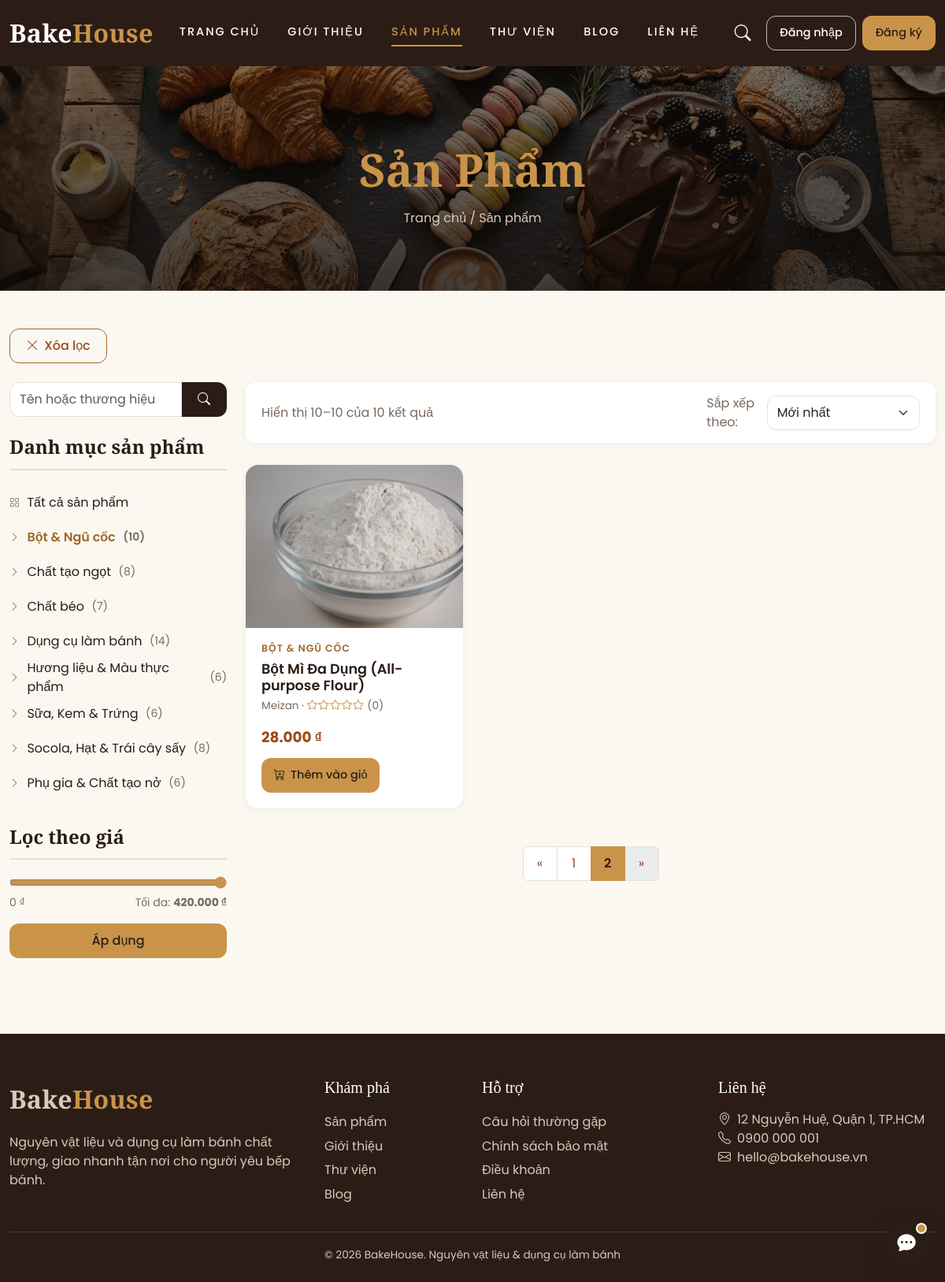
/products?category=bot-ngu-coc&page=2, run on the app's committed database.
### tables this page shows
CREATE TABLE categories (
    id BIGINT UNSIGNED NOT NULL AUTO_INCREMENT,
    name VARCHAR(120) NOT NULL,
    slug VARCHAR(140) NOT NULL,
    description TEXT NULL,
    image_path VARCHAR(255) NULL,
    is_active TINYINT(1) NOT NULL DEFAULT 1,
    created_at TIMESTAMP NOT NULL DEFAULT CURRENT_TIMESTAMP,
    updated_at TIMESTAMP NOT NULL DEFAULT CURRENT_TIMESTAMP ON UPDATE CURRENT_TIMESTAMP,
    PRIMARY KEY (id),
    UNIQUE KEY uq_categories_slug (slug)
);

CREATE TABLE products (
    id BIGINT UNSIGNED NOT NULL AUTO_INCREMENT,
    category_id BIGINT UNSIGNED NOT NULL,
    brand_id BIGINT UNSIGNED NULL,
    name VARCHAR(190) NOT NULL,
    slug VARCHAR(210) NOT NULL,
    description TEXT NULL,
    unit VARCHAR(30) NOT NULL DEFAULT 'gói',
    price INT UNSIGNED NOT NULL,
    stock_quantity INT UNSIGNED NOT NULL DEFAULT 0,
    image_path VARCHAR(255) NULL,
    is_featured TINYINT(1) NOT NULL DEFAULT 0,
    is_active TINYINT(1) NOT NULL DEFAULT 1,
    rating_avg DECIMAL(3,2) NOT NULL DEFAULT 0.00,
    rating_count INT UNSIGNED NOT NULL DEFAULT 0,
    created_at TIMESTAMP NOT NULL DEFAULT CURRENT_TIMESTAMP,
    updated_at TIMESTAMP NOT NULL DEFAULT CURRENT_TIMESTAMP ON UPDATE CURRENT_TIMESTAMP,
    PRIMARY KEY (id),
    UNIQUE KEY uq_products_slug (slug),
    KEY idx_products_category (category_id),
    KEY idx_products_brand (brand_id),
    KEY idx_products_active_created (is_active, created_at),
    FULLTEXT KEY ft_products_name (name),
    CONSTRAINT fk_products_category FOREIGN KEY (category_id) REFERENCES categories (id),
    CONSTRAINT fk_products_brand FOREIGN KEY (brand_id) REFERENCES brands (id) ON DELETE SET NULL
);

CREATE TABLE brands (
    id BIGINT UNSIGNED NOT NULL AUTO_INCREMENT,
    name VARCHAR(120) NOT NULL,
    slug VARCHAR(140) NOT NULL,
    created_at TIMESTAMP NOT NULL DEFAULT CURRENT_TIMESTAMP,
    updated_at TIMESTAMP NOT NULL DEFAULT CURRENT_TIMESTAMP ON UPDATE CURRENT_TIMESTAMP,
    PRIMARY KEY (id),
    UNIQUE KEY uq_brands_slug (slug)
);

### src/Views/client/products/index.php (the view, shortened to what the rows shown need)
<div class="container py-5">
    <div class="row g-4">
        <aside class="col-lg-3">
            <div class="offcanvas-lg offcanvas-start" tabindex="-1" id="bhFilters">
                <div class="offcanvas-body d-block p-3 p-lg-0">
                    <ul class="bh-cat-list">
                        <?php foreach ($categories as $category) : ?>
                            <li><a href="<?= e(query_url(['category' => $category['slug']], ['page'])) ?>" class="<?= $filters['category'] === $category['slug'] ? 'is-active' : '' ?>"><i class="bi bi-chevron-right"></i> <?= e($category['name']) ?> <small class="bh-muted">(<?= (int) $category['product_count'] ?>)</small></a></li>
                        <?php endforeach; ?>
                    </ul>
                </div>
            </div>
        </aside>
        <section class="col-lg-9">
            <?php if ($products === []) : ?>
                <div class="bh-panel text-center py-5"><i class="bi bi-search fs-1 bh-muted"></i><p class="mt-3 mb-0">Không tìm thấy sản phẩm phù hợp.</p></div>
            <?php else : ?>
                <div class="row g-4 row-cols-1 row-cols-sm-2 row-cols-lg-3">
                    <?php foreach ($products as $product) : ?>
                        <div class="col"><?php partial('product-card', ['product' => $product]); ?></div>
                    <?php endforeach; ?>
                </div>
            <?php endif; ?>
        </section>
    </div>
</div>

### src/Views/partials/product-card.php (shortened to what the rows shown need)
<?php
$inStock = (int) $product['stock_quantity'] > 0; ?>
<article class="bh-card">
    <a class="bh-card__media" href="/products/<?= e($product['slug']) ?>">
        <img loading="lazy" src="<?= e(img_url($product['image_path'])) ?>" alt="<?= e($product['name']) ?>">
    </a>
    <div class="bh-card__body">
        <div class="bh-card__category"><?= e($product['category_name']) ?></div>
        <h3 class="bh-card__title"><a href="/products/<?= e($product['slug']) ?>"><?= e($product['name']) ?></a></h3>
        <div class="bh-card__meta">
            <?php if (!empty($product['brand_name'])) : ?><?= e($product['brand_name']) ?> · <?php endif; ?>
            <?= render_stars((float) $product['rating_avg']) ?> <span>(<?= (int) $product['rating_count'] ?>)</span>
        </div>
        <div class="bh-card__footer">
            <span class="bh-price"><?= e(format_vnd((int) $product['price'])) ?></span>
            <?php if ($inStock) : ?>
                <button type="button" class="bh-btn bh-btn--primary bh-btn--sm" data-add-to-cart="<?= (int) $product['id'] ?>">
                    <i class="bi bi-cart-plus"></i> Thêm vào giỏ
                </button>
            <?php else : ?>
                <span class="badge text-bg-secondary">Hết hàng</span>
            <?php endif; ?>
        </div>
    </div>
</article>

### src/Helpers/functions.php (shortened to what the rows shown need)
<?php
if (!function_exists('e')) {
    function e(mixed $value): string
    {
        return htmlspecialchars((string) $value, ENT_QUOTES | ENT_SUBSTITUTE, 'UTF-8');
    }
}
if (!function_exists('asset')) {
    function asset(string $path): string
    {
        return '/' . ltrim($path, '/');
    }
}
if (!function_exists('format_vnd')) {
    function format_vnd(int|float $amount): string
    {
        return number_format((float) $amount, 0, ',', '.') . ' ₫';
    }
}
if (!function_exists('partial')) {
    function partial(string $name, array $data = []): void
    {
        extract($data, EXTR_SKIP);
        require BASE_PATH . '/src/Views/partials/' . $name . '.php';
    }
}
if (!function_exists('render_stars')) {
    function render_stars(float $rating): string
    {
        $html = '<span class="bh-stars" aria-label="' . e(number_format($rating, 1)) . ' trên 5 sao">';
        for ($i = 1; $i <= 5; $i++) {
            $icon = $rating >= $i ? 'bi-star-fill' : ($rating >= $i - 0.5 ? 'bi-star-half' : 'bi-star');
            $html .= '<i class="bi ' . $icon . '"></i>';
        }
        return $html . '</span>';
    }
}

### data on the page
categories: name "Bột & Ngũ cốc", product_count "10"
categories: name "Chất tạo ngọt", product_count "8"
categories: name "Chất béo", product_count "7"
categories: name "Dụng cụ làm bánh", product_count "14"
categories: name "Hương liệu & Màu thực phẩm", product_count "6"
categories: name "Sữa, Kem & Trứng", product_count "6"
categories: name "Socola, Hạt & Trái cây sấy", product_count "8"
categories: name "Phụ gia & Chất tạo nở", product_count "6"
products: image_path (picture), category.name "BỘT & NGŨ CỐC", name "Bột Mì Đa Dụng (All-purpose Flour)", brand.name "Meizan", rating_count "0", price "28.000 ₫"

### other printed values
$label "TRANG CHỦ"
$label "GIỚI THIỆU"
$label "SẢN PHẨM"
$label "THƯ VIỆN"
$label "BLOG"
$label "LIÊN HỆ"
$heroTitle "Sản Phẩm"
$label "Trang chủ"
$label "Sản phẩm"
$paginator->getFirstItem() "10"
$paginator->getLastItem() "10"
$paginator->getTotalItems() "10"
$label "« 1 2 »"
lang('app.tagline') "Nguyên vật liệu & dụng cụ làm bánh"
form field sort "Mới nhất"
